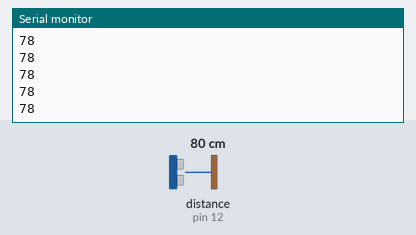
Simulated run of this sketch. Board: Arduino Uno, built with avr-gcc and run on an emulated ATmega328P. On the bench: the last lines printed to the serial monitor. Wiring (inferred from the names in the program): ultrasonic range finder: trigger pin 13; echo pin 12. The test bench sets the inputs (shaded band); at power-on: distance to the obstacle (sensor on pin 12) 80 cm. The echo pulse lasts 58.3 µs per cm.

Above: at 1.2 s.
1.3 s: distance to the obstacle (sensor on pin 12) set to 2 cm
At 2.1 s:
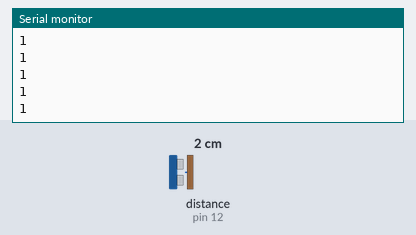
2.8 s: distance to the obstacle (sensor on pin 12) set to 4 cm
At 3.4 s:
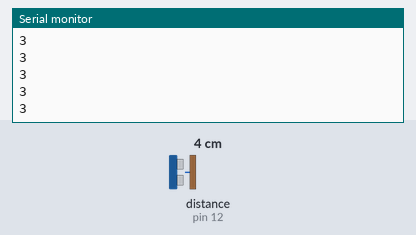
Timing chart, 0 to 5.8 s (numbered marks = the images above; inputs shaded):
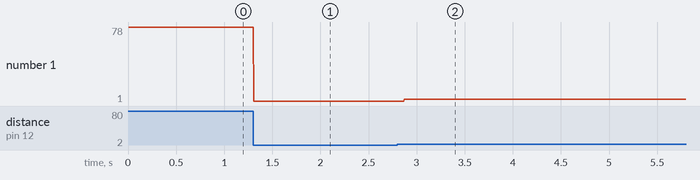

The sketch:

Feb28.ino
```cpp
const int trigpin = 13;
const int echopin = 12;
const int relaypin1 = 14;
const int relaypin2 = 27;
const int relaypin3 = 26;
long duration;
int distance;

void setup() {
 pinMode(trigpin,OUTPUT);
 pinMode(echopin,INPUT);
// pinMode(relaypin1,OUTPUT);
// pinMode(relaypin2,OUTPUT);
// pinMode(relaypin3,OUTPUT);
 Serial.begin(9600);


}

void loop() {
  digitalWrite(trigpin,LOW);
  delay(0.005);

  digitalWrite(trigpin,HIGH);
  delay(0.010);
  digitalWrite(trigpin,LOW);

  duration = pulseIn(echopin,HIGH);
  distance = duration*0.034/2;
  Serial.println(distance);

// if(distance < enter default distance){
//   digitalWrite(relaypin1,HIGH); //relay1 turns off
//  }
//  else{
//   digitalWrite(relaypin1,LOW); //relay2 turns on
//   }
}
```

Measured:
- after the input at 1.3 s, the serial monitor: prints a new line at once (image 1)
- after the input at 2.8 s, the serial monitor: prints a new line after 0.07 s (image 2)
- plotted number 1: 78 → 1 after the input at 1.3 s, 1 → 3 after the input at 2.8 s
